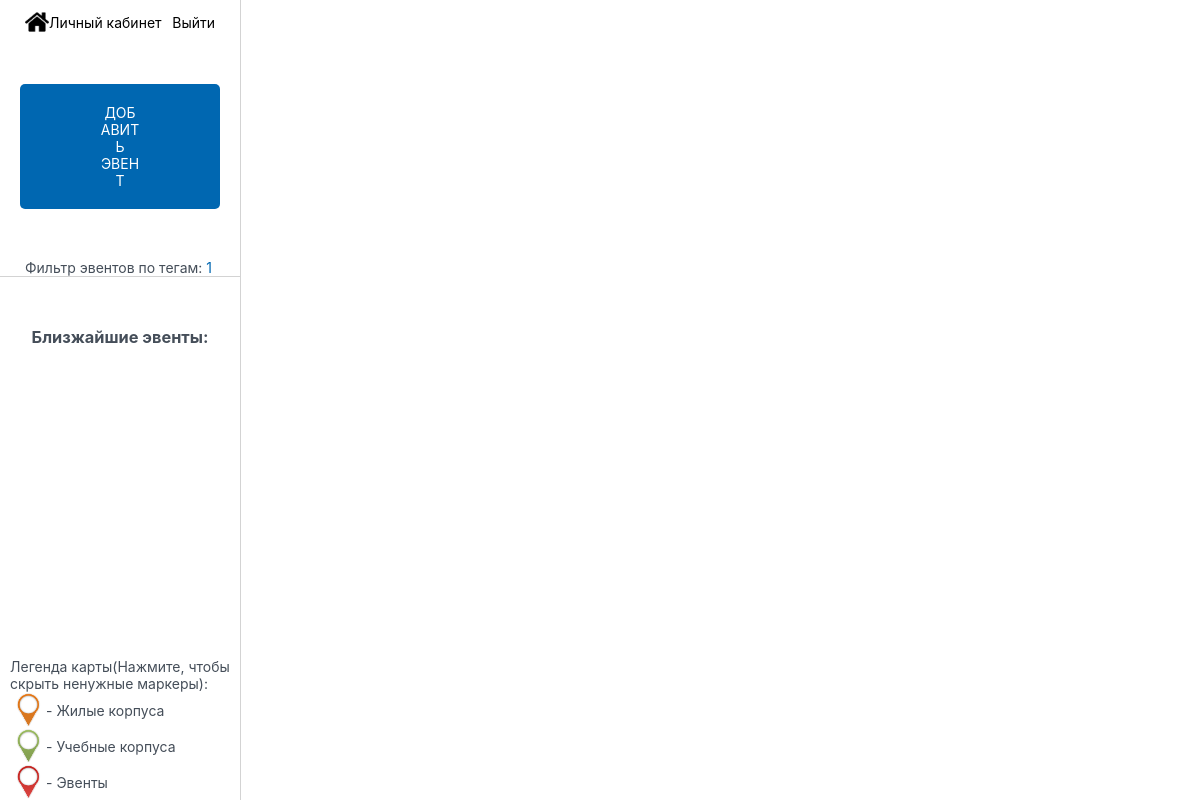
The page / (signed in) on the database as committed earlier.
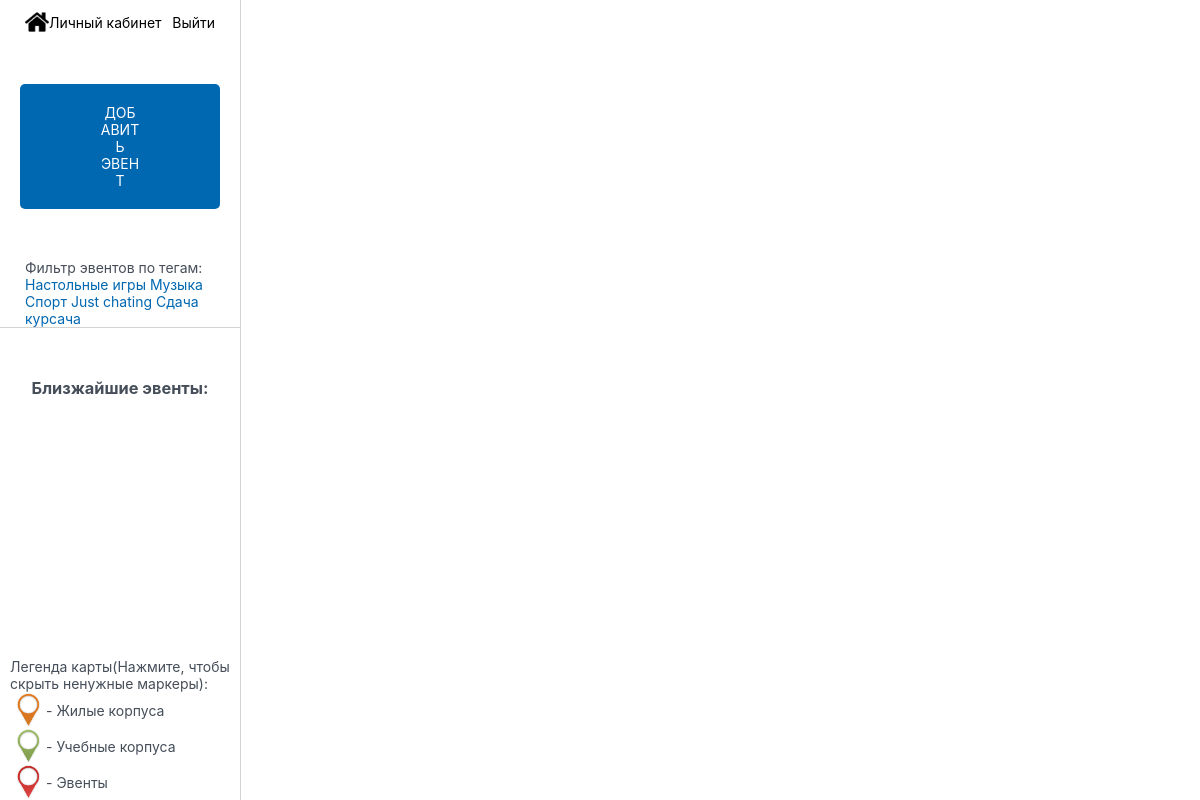
The same page on the database as committed later.
### createEvent/models.py (models this page shows)
class Tag(models.Model):
    name = models.CharField(max_length=200, null=True)
    def __str__(self):
        return self.name

### map/views.py (the view)
# urls.py: path('', views.render_map, name='map'),
@login_required(login_url='login')
def render_map(request):
    today = datetime.datetime.today()
    today = datetime.date(today.year, today.month, today.day)
    tags = Tag.objects.all()
    events = Event.objects.all().filter(date__gte=today).order_by('date')
    ev = json.dumps(list(events.values()), cls=DjangoJSONEncoder)
    ev = json.loads(ev)
    for i in range(len(ev)):
        ev[i]["tags"] = []
        ev[i]["count"] = events[i].members_list.count()
    for tag in tags:
        events_tag = Event.objects.filter(tags__name=tag)
        for event in events_tag:
            id = event.id
            i = 0
            for dict in ev:
                if dict["id"] == id:
                    ev[i]['tags'].append(tag.name)
                i += 1
    events = json.dumps(ev)
    data = {'tags': tags, 'events': events}
    return render(request, 'map/index.html', data)

### templates/map/index.html (shortened to what this page needs)
{% load static %}
<!DOCTYPE html>
<html lang="en">
<link rel="stylesheet" href="{% static 'map/css/indexcss.css' %}">
<head>
</head>
<body>
    <article>
        <section class="side_menu">
            <div class="top_menu">
                <a href="{% url 'show_personalarea' %}" class="home">
                    <img src="{% static 'map/icons/home.png' %}">
                    <span>Личный кабинет</span></a>
                <span><a href="{% url 'logout' %}">Выйти</a></span>
            </div>
            <a href="{% url 'create' %}" class="button">Добавить эвент</a>
            <div style="border-bottom: 1px solid lightgrey; margin-bottom: 50px">
                <p class="tags_list">
                    Фильтр эвентов по тегам:
                    {% for tag in tags %}
                        <span class="tag">{{ tag }}</span>
                    {% endfor %}
                </p>
            </div>
            <p>
                <h3 class="events_label">Близжайшие эвенты:</h3>
            </p>
            <p class="map_legend">
                Легенда карты(Нажмите, чтобы скрыть ненужные маркеры):
                <p class="legend_unit"><img src="{% static 'map/icons/orange.png' %}"> - Жилые корпуса</p>
                <p class="legend_unit"><img src="{% static 'map/icons/green.png' %}"> - Учебные корпуса</p>
                <p class="legend_unit"><img src="{% static 'map/icons/red.png' %}"> - Эвенты</p>
            </p>
        </section>
        <section class="map_container">
            <div id="map"></div>
        </section>
    </article>
</body>
</html>

### static/map/css/indexcss.css (style rules this page uses)
* { margin: 0; padding: 0; }
body { font-family: -apple-system, BlinkMacSystemFont, 'Open Sans', Roboto, Oxygen, Ubuntu, Cantarell, 'Segoe UI', 'Helvetica Neue', sans-serif; font-size: 14px; color: #454e59; }
article { display: flex; }
a { text-decoration: none; color: black; }
.button { text-decoration: none; text-align: center; display: inline-block; color: white; padding: 20px 80px; margin: 50px 20px; text-transform: uppercase; background-color: rgb(0,103,177); border-radius: 5px; }
.tag { cursor: pointer; color: rgb(0,103,177); }
.side_menu { width: calc(0.2 * 100vw); overflow-wrap: break-word; display: flex; flex-direction: column; padding-top: 10px; border-right: 1px solid lightgrey; }
.home { flex-direction: row; display:flex; align-items: center; justify-content: flex-start; }
.home > img { height: 24px; width: 24px; }
.top_menu { width: calc((0.2 * 100vw) - 50px); margin: 0 auto; align-items: center; display: flex; justify-content: space-between; }
.tags_list { width: calc((0.2 * 100vw) - 50px); margin: 0 auto; }
.events_label { align-self: center; justify-self: auto }
.map_container { flex-grow: 1; }
#map { width:100%; height:100vh; }
.map_legend { margin-top: auto; margin-left: 10px; }
.legend_unit { display: flex; align-items: center; margin-left: 10px; cursor: pointer; }
.legend_unit > img { width:36px; height:36px; }

Rows that differ between the two databases and show on the page:
removed Tag: name "1"
added Tag: name "Настольные игры"
added Tag: name "Музыка"
added Tag: name "Спорт"
added Tag: name "Just chating"
added Tag: name "Сдача курсача"
